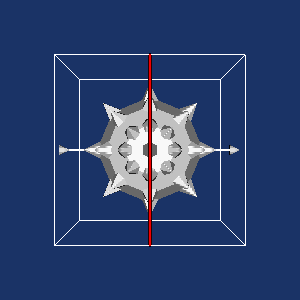

Write the Python code that produced this figure.
#!/usr/bin/env python
# Demonstrate vtkImplicitPlaneWidget2 with LockNormalToCamera mode.

import vtkmodules.vtkInteractionStyle  # noqa: F401
import vtkmodules.vtkRenderingFreeType  # noqa: F401
import vtkmodules.vtkRenderingOpenGL2  # noqa: F401

from vtkmodules.vtkCommonDataModel import vtkPlane
from vtkmodules.vtkFiltersCore import vtkAppendPolyData, vtkClipPolyData, vtkGlyph3D
from vtkmodules.vtkFiltersSources import vtkConeSource, vtkSphereSource
from vtkmodules.vtkInteractionWidgets import (
    vtkImplicitPlaneRepresentation,
    vtkImplicitPlaneWidget2,
)
from vtkmodules.vtkRenderingCore import (
    vtkPolyDataMapper,
    vtkRenderWindow,
    vtkRenderWindowInteractor,
    vtkRenderer,
)
from vtkmodules.vtkRenderingLOD import vtkLODActor

# Sources
sphere = vtkSphereSource()
cone = vtkConeSource()

# Filters
glyph = vtkGlyph3D()
glyph.SetInputConnection(sphere.GetOutputPort())
glyph.SetSourceConnection(cone.GetOutputPort())
glyph.SetVectorModeToUseNormal()
glyph.SetScaleModeToScaleByVector()
glyph.SetScaleFactor(0.25)
glyph.Update()

append_filter = vtkAppendPolyData()
append_filter.AddInputConnection(glyph.GetOutputPort())
append_filter.AddInputConnection(sphere.GetOutputPort())

plane = vtkPlane()
clipper = vtkClipPolyData()
clipper.SetInputConnection(append_filter.GetOutputPort())
clipper.SetClipFunction(plane)
clipper.InsideOutOn()

# Mapper + Actor: mace
mace_mapper = vtkPolyDataMapper()
mace_mapper.SetInputConnection(append_filter.GetOutputPort())

mace_actor = vtkLODActor()
mace_actor.SetMapper(mace_mapper)
mace_actor.VisibilityOn()

# Mapper + Actor: clipped selection
select_mapper = vtkPolyDataMapper()
select_mapper.SetInputConnection(clipper.GetOutputPort())

select_actor = vtkLODActor()
select_actor.SetMapper(select_mapper)
select_actor.GetProperty().SetColor(0, 1, 0)
select_actor.VisibilityOff()
select_actor.SetScale(1.01, 1.01, 1.01)

# Renderer
renderer = vtkRenderer()
renderer.AddActor(mace_actor)
renderer.AddActor(select_actor)
renderer.SetBackground(0.1, 0.2, 0.4)

# Render window
render_window = vtkRenderWindow()
render_window.AddRenderer(renderer)
render_window.SetWindowName("implicit plane widget lock normal")
render_window.SetSize(300, 300)

# Interactor
interactor = vtkRenderWindowInteractor()
interactor.SetRenderWindow(render_window)


# Callback to update the plane from the widget
def plane_callback(caller, event_string):
    widget_rep = caller.GetRepresentation()
    widget_rep.GetPlane(plane)
    select_actor.VisibilityOn()


# Callback to toggle LockNormalToCamera on 'l' key press
lock_normal = [False]


def key_press_callback(caller, event_string):
    key = caller.GetKeySym()
    if key == "l":
        lock_normal[0] = not lock_normal[0]
        plane_rep.SetLockNormalToCamera(1 if lock_normal[0] else 0)


# Widget
plane_rep = vtkImplicitPlaneRepresentation()
plane_rep.SetPlaceFactor(1.25)
plane_rep.PlaceWidget(glyph.GetOutput().GetBounds())

plane_widget = vtkImplicitPlaneWidget2()
plane_widget.SetInteractor(interactor)
plane_widget.SetRepresentation(plane_rep)
plane_widget.AddObserver("InteractionEvent", plane_callback)
plane_widget.SetEnabled(1)

interactor.AddObserver("KeyPressEvent", key_press_callback)

# Scene
renderer.ResetCamera()

interactor.Initialize()
interactor.Start()
